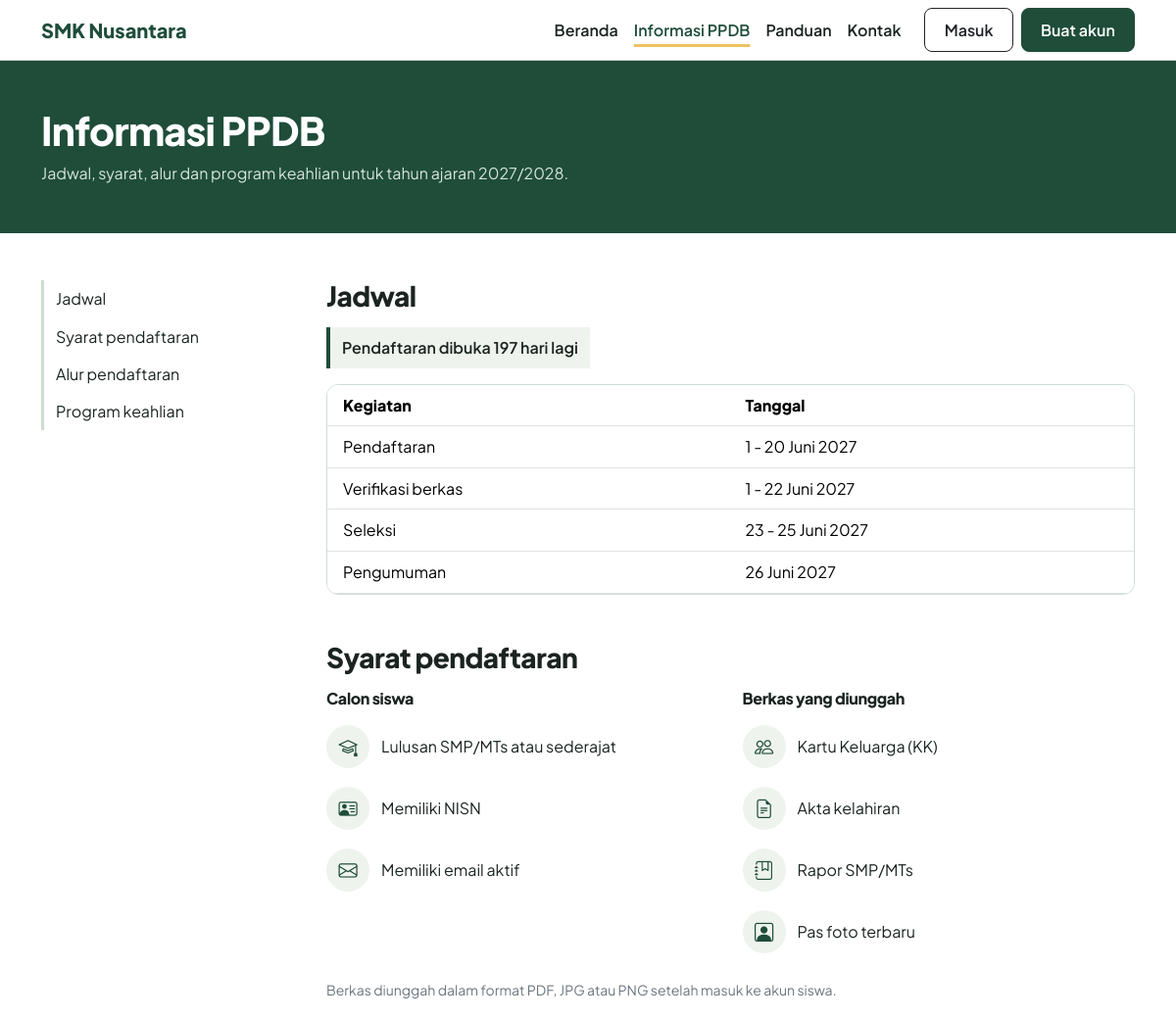
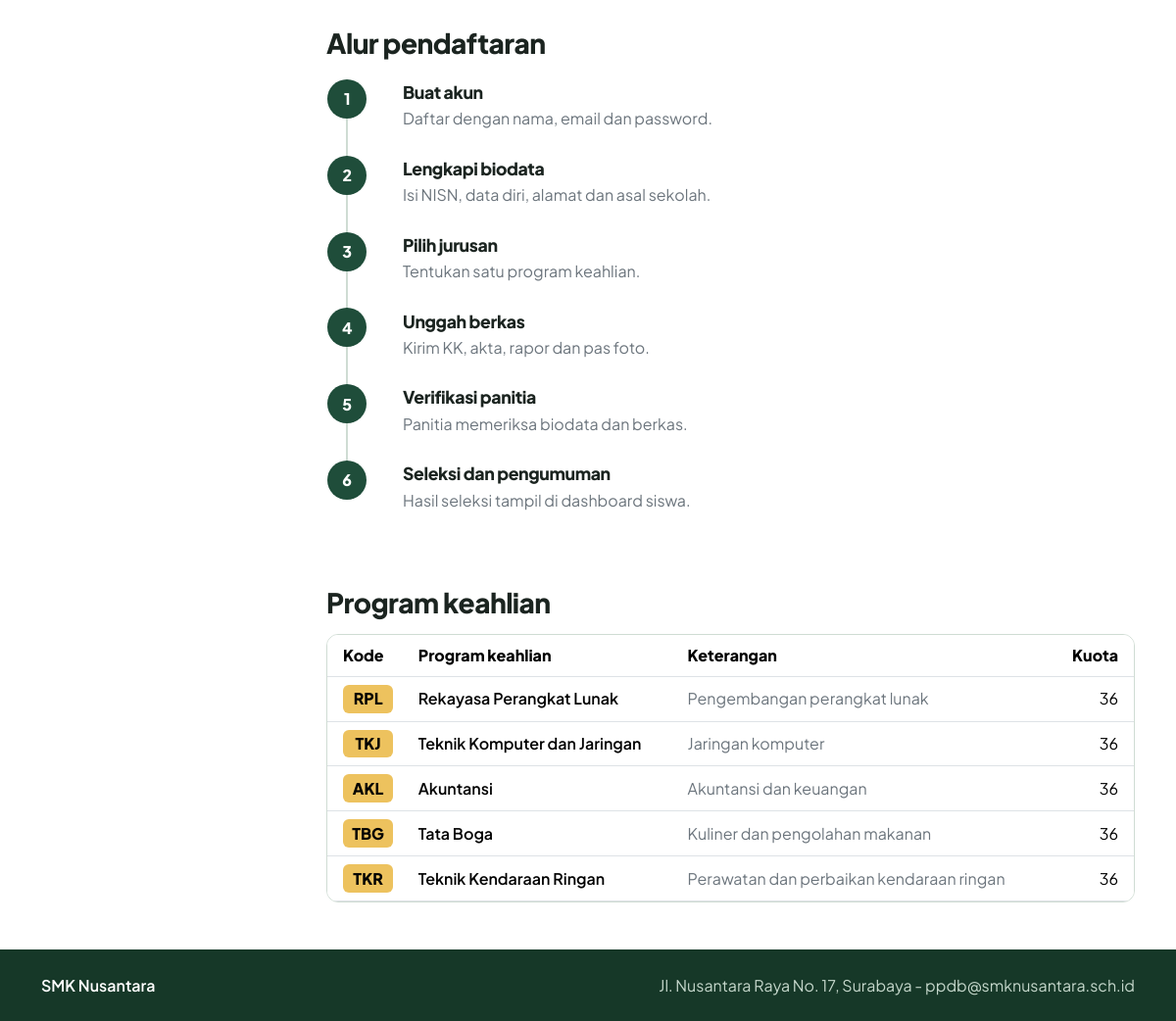
The app's page /informasi.php with its own data (2 pictures, top to bottom).
### tables this page shows
CREATE TABLE jurusan (
    id_jurusan INT AUTO_INCREMENT PRIMARY KEY,
    kode_jurusan VARCHAR(10) NOT NULL UNIQUE,
    nama_jurusan VARCHAR(100) NOT NULL,
    kuota INT NOT NULL DEFAULT 0,
    deskripsi TEXT
);

### includes/jadwal.php (called while the page is built, shortened)
<?php
$tahun_ajaran = '2027/2028';
$jadwal = [
    ['Pendaftaran', '1 - 20 Juni 2027'],
    ['Verifikasi berkas', '1 - 22 Juni 2027'],
    ['Seleksi', '23 - 25 Juni 2027'],
    ['Pengumuman', '26 Juni 2027'],
];
$buka = new DateTime('2027-06-01');
$tutup = new DateTime('2027-06-20 23:59:59');
function status_pendaftaran($buka, $tutup)
{
    $hari_ini = new DateTime('today');
    if ($hari_ini < $buka) {
        $sisa = $hari_ini->diff($buka)->days;
        return 'Pendaftaran dibuka ' . $sisa . ' hari lagi';
    }
    return 'Pendaftaran tahun ini sudah ditutup';
}

### includes/auth.php (called while the page is built, shortened)
<?php
function e($text)
{
    return htmlspecialchars($text, ENT_QUOTES, 'UTF-8');
}

### informasi.php (the view, shortened to what this page needs)
<?php
require 'includes/jadwal.php';
require 'includes/header.php';
$result = mysqli_query($conn, 'SELECT kode_jurusan, nama_jurusan, kuota, deskripsi FROM jurusan ORDER BY id_jurusan');
$daftar_jurusan = mysqli_fetch_all($result, MYSQLI_ASSOC);
$alur = [
    ['Buat akun', 'Daftar dengan nama, email dan password.'],
    ['Lengkapi biodata', 'Isi NISN, data diri, alamat dan asal sekolah.'],
    ['Pilih jurusan', 'Tentukan satu program keahlian.'],
    ['Unggah berkas', 'Kirim KK, akta, rapor dan pas foto.'],
    ['Verifikasi panitia', 'Panitia memeriksa biodata dan berkas.'],
    ['Seleksi dan pengumuman', 'Hasil seleksi tampil di dashboard siswa.'],
];
?>
<main>
    <section class="page-head">
        <div class="container py-5">
            <h1 class="mb-2">Informasi PPDB</h1>
            <p class="mb-0">Jadwal, syarat, alur dan program keahlian untuk tahun ajaran <?= $tahun_ajaran ?>.</p>
        </div>
    </section>
    <div class="container py-5">
        <div class="row g-5">
            <aside class="col-lg-3">
                <nav class="sub-nav sticky-lg-top" aria-label="Isi halaman">
                    <a href="#jadwal">Jadwal</a>
                    <a href="#syarat">Syarat pendaftaran</a>
                    <a href="#alur">Alur pendaftaran</a>
                    <a href="#jurusan">Program keahlian</a>
                </nav>
            </aside>
            <div class="col-lg-9">
                <section id="jadwal" class="mb-5">
                    <h2 class="h3 mb-3">Jadwal</h2>
                    <p class="status-hitung d-inline-block"><?= status_pendaftaran($buka, $tutup) ?></p>
                    <div class="table-responsive panel">
                        <table class="table mb-0">
                            <thead><tr><th class="ps-3">Kegiatan</th><th>Tanggal</th></tr></thead>
                            <tbody>
                            <?php foreach ($jadwal as $item): ?>
                                <tr><td class="ps-3"><?= $item[0] ?></td><td><?= $item[1] ?></td></tr>
                            <?php endforeach; ?>
                            </tbody>
                        </table>
                    </div>
                </section>
                <section id="syarat" class="mb-5">
                    <h2 class="h3 mb-3">Syarat pendaftaran</h2>
                    <div class="row g-4">
                        <div class="col-md-6">
                            <h3 class="h6 fw-bold">Calon siswa</h3>
                            <ul class="daftar-cek">
                                <li><span class="ikon-bulat"><i class="bi bi-mortarboard"></i></span>Lulusan SMP/MTs atau sederajat</li>
                                <li><span class="ikon-bulat"><i class="bi bi-person-vcard"></i></span>Memiliki NISN</li>
                                <li><span class="ikon-bulat"><i class="bi bi-envelope"></i></span>Memiliki email aktif</li>
                            </ul>
                        </div>
                        <div class="col-md-6">
                            <h3 class="h6 fw-bold">Berkas yang diunggah</h3>
                            <ul class="daftar-cek">
                                <li><span class="ikon-bulat"><i class="bi bi-people"></i></span>Kartu Keluarga (KK)</li>
                                <li><span class="ikon-bulat"><i class="bi bi-file-earmark-text"></i></span>Akta kelahiran</li>
                                <li><span class="ikon-bulat"><i class="bi bi-journal-bookmark"></i></span>Rapor SMP/MTs</li>
                                <li><span class="ikon-bulat"><i class="bi bi-person-square"></i></span>Pas foto terbaru</li>
                            </ul>
                        </div>
                    </div>
                    <p class="small text-secondary mb-0">Berkas diunggah dalam format PDF, JPG atau PNG setelah masuk ke akun siswa.</p>
                </section>
                <section id="alur" class="mb-5">
                    <h2 class="h3 mb-4">Alur pendaftaran</h2>
                    <ol class="langkah">
                        <?php foreach ($alur as $item): ?>
                            <li>
                                <h3><?= $item[0] ?></h3>
                                <p class="text-secondary mb-0"><?= $item[1] ?></p>
                            </li>
                        <?php endforeach; ?>
                    </ol>
                </section>
                <section id="jurusan">
                    <h2 class="h3 mb-3">Program keahlian</h2>
                    <div class="table-responsive panel">
                        <table class="table mb-0 align-middle">
                            <thead><tr><th class="ps-3">Kode</th><th>Program keahlian</th><th>Keterangan</th><th class="text-end pe-3">Kuota</th></tr></thead>
                            <tbody>
                            <?php foreach ($daftar_jurusan as $jurusan): ?>
                                <tr>
                                    <td class="ps-3"><span class="kode-jurusan"><?= e($jurusan['kode_jurusan']) ?></span></td>
                                    <td class="fw-semibold"><?= e($jurusan['nama_jurusan']) ?></td>
                                    <td class="text-secondary"><?= e($jurusan['deskripsi']) ?></td>
                                    <td class="text-end pe-3"><?= (int) $jurusan['kuota'] ?></td>
                                </tr>
                            <?php endforeach; ?>
                            </tbody>
                        </table>
                    </div>
                </section>
            </div>
        </div>
    </div>
</main>
<?php require 'includes/footer.php'; ?>

### assets/css/style.css (style rules this page uses)
:root { --papan: #1f4d3a; --papan-tua: #163828; --manila: #edc25e; --tinta: #1b2420; --sage: #eef3ee; --garis: #cfdcd3; --bs-body-font-family: 'Plus Jakarta Sans', system-ui, sans-serif; --bs-body-color: var(--tinta); --bs-link-color-rgb: 31, 77, 58; --bs-link-hover-color-rgb: 22, 56, 40; }
body { display: flex; flex-direction: column; min-height: 100vh; line-height: 1.6; }
main { flex-grow: 1; }
h1, h2, h3, .h3, .h4, .h5 { font-weight: 800; letter-spacing: -0.02em; line-height: 1.15; }
p { max-width: 65ch; }
.status-hitung { background-color: var(--sage); border-left: 4px solid var(--papan); padding: 0.5rem 0.75rem; font-weight: 600; }
.page-head { background-color: var(--papan); color: #ffffff; }
.page-head p { color: #d7e5dc; }
.ikon-bulat { width: 44px; height: 44px; border-radius: 50%; background-color: var(--sage); color: var(--papan); display: inline-flex; align-items: center; justify-content: center; font-size: 1.2rem; flex-shrink: 0; }
.daftar-cek { list-style: none; padding: 0; }
.daftar-cek li { display: flex; gap: 0.75rem; align-items: center; padding: 0.6rem 0; }
.panel { background-color: #ffffff; border: 1px solid var(--garis); border-radius: 12px; }
.kode-jurusan { display: inline-block; min-width: 3.2rem; text-align: center; background-color: var(--manila); border-radius: 6px; font-weight: 800; padding: 0.1rem 0.5rem; }
.langkah { list-style: none; padding: 0; counter-reset: langkah; }
.langkah li { counter-increment: langkah; position: relative; padding: 0 0 1.75rem 3.5rem; border-left: 2px solid var(--garis); margin-left: 1.25rem; }
.langkah li:last-child { border-left-color: transparent; }
.langkah li::before { content: counter(langkah); position: absolute; left: -1.3rem; top: -0.2rem; width: 2.5rem; height: 2.5rem; border-radius: 50%; background-color: var(--papan); color: #ffffff; font-weight: 800; display: flex; align-items: center; justify-content: center; }
.langkah h3 { font-size: 1.1rem; margin-bottom: 0.25rem; }
.sub-nav a { display: block; padding: 0.4rem 0.75rem; border-left: 3px solid var(--garis); color: var(--tinta); text-decoration: none; }
.sub-nav { top: 1.5rem; }

### records on screen
jurusan: kode_jurusan "RPL", nama_jurusan "Rekayasa Perangkat Lunak", deskripsi "Pengembangan perangkat lunak", kuota "36"
jurusan: kode_jurusan "TKJ", nama_jurusan "Teknik Komputer dan Jaringan", deskripsi "Jaringan komputer", kuota "36"
jurusan: kode_jurusan "AKL", nama_jurusan "Akuntansi", deskripsi "Akuntansi dan keuangan", kuota "36"
jurusan: kode_jurusan "TBG", nama_jurusan "Tata Boga", deskripsi "Kuliner dan pengolahan makanan", kuota "36"
jurusan: kode_jurusan "TKR", nama_jurusan "Teknik Kendaraan Ringan", deskripsi "Perawatan dan perbaikan kendaraan ringan", kuota "36"

### other values on screen
$item[0] "Beranda"
$item[0] "Informasi PPDB"
$item[0] "Panduan"
$item[0] "Kontak"
$tahun_ajaran "2027/2028"
status_pendaftaran($buka, $tutup) "Pendaftaran dibuka 197 hari lagi"
$item[0] "Pendaftaran"
$item[1] "1 - 20 Juni 2027"
$item[0] "Verifikasi berkas"
$item[1] "1 - 22 Juni 2027"
$item[0] "Seleksi"
$item[1] "23 - 25 Juni 2027"
$item[0] "Pengumuman"
$item[1] "26 Juni 2027"
$item[0] "Buat akun"
